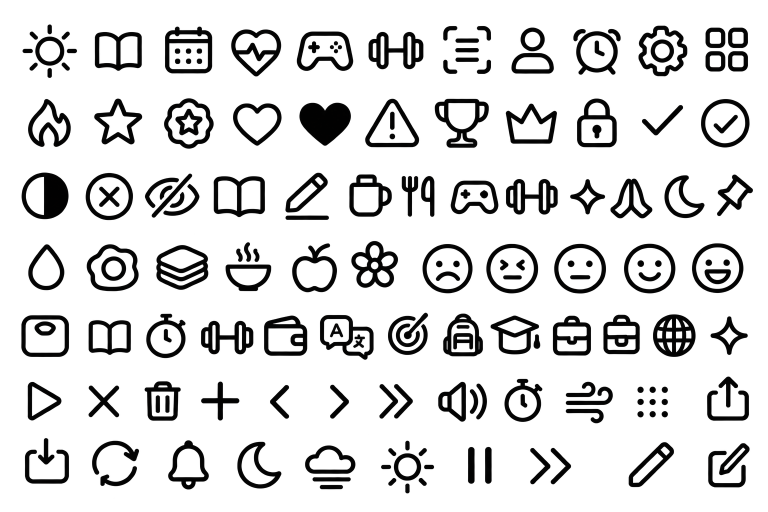
#> input picture design/icons-source.png, 1536 x 1024 px, found by its file name (shown at 1/2 size)
$ python make-ui-icons.py
#> lines starting #> are read from the running program, lines starting #| are printed output that depends on the picture
"""Slices design/icons-source.png (black icons on transparent, 7 rows) into
src/icons/png/<name>.png and writes src/icons/index.tsx.
Run from the repo root:  python3 design/make-ui-icons.py"""
from PIL import Image, ImageDraw, ImageChops
import os, re

SRC = 'design/icons-source.png'
OUT = 'src/icons/png'
CANVAS, SCALE = 120, 2  # every icon is centred on the same canvas so relative sizes are kept

# sheet order, row by row. None = not used by the app (duplicate or spare).
NAMES = [
    ['Sun', 'BookOpen', 'CalendarDays', 'HeartPulse', 'Gamepad2', 'Dumbbell', 'ScanText', 'UserRound', 'AlarmClock', 'Settings', 'LayoutGrid'],
    ['Flame', 'Star', 'Badge', 'Heart', 'HeartFill', 'TriangleAlert', 'Trophy', 'Crown', 'Lock', 'Check', 'CircleCheck'],
    ['CircleMinus', 'CircleX', 'EyeOff', None, 'PencilLine', 'Coffee', 'Utensils', None, None, 'Sparkles', 'HandHeart', 'Moon', 'Pin'],
    ['Droplet', 'EggFried', 'Sandwich', 'Soup', 'Apple', 'Flower2', 'Frown', 'Annoyed', 'Meh', 'Smile', 'Laugh'],
    ['Scale', None, 'Timer', None, 'Wallet', 'Languages', 'Target', 'Backpack', 'GraduationCap', 'Briefcase', 'BriefcaseBusiness', 'Globe', None],
    ['Play', 'X', 'Trash2', 'Plus', 'ChevronLeft', 'ChevronRight', 'ChevronsRight', 'Volume2', None, 'Wind', 'GripVertical', 'Download'],
    ['Upload', 'RotateCw', 'Bell', None, 'CloudFog', None, 'Pause', None, 'Pencil', 'SquarePen'],
]
# Download = the app's Export button (arrow leaving the tray); Upload = Import (arrow into the tray)
FILLED = ['Flame', 'Star', 'Droplet', 'Play']  # solid versions made by filling the outline
ROTATED = {'ChevronDown': ('ChevronRight', -90)}

im = Image.open(SRC).convert('RGBA')
#> im is the input picture: PIL image 1536x1024 RGBA; mean R, G, B, A 0.2, 0.1, 0, 36
a = im.getchannel('A')
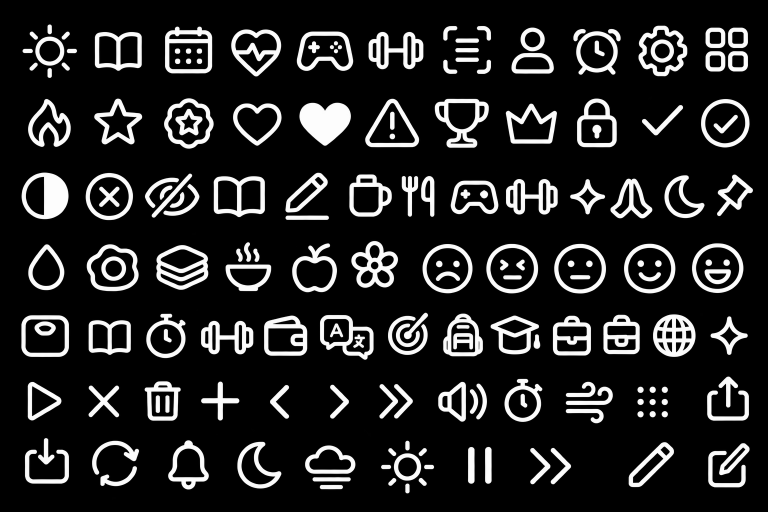
#> a: PIL image 1536x1024 L (shown at 1/2 size); min 0, max 254, mean 36
W, H = a.size
#> W = 1536; H = 1024
px = a.load()

rows, on = [], False
for y in range(H):
    has = any(px[x, y] > 40 for x in range(0, W, 2))
    if has and not on:
        s, on = y, True
    if not has and on:
        rows.append((s, y))
        on = False
#> this loop made 1024 passes
#> has on passes 1 to 12: False, False, False, False, False, False, False, False, False, False, False, False
#> after the loop, on = False; rows = [(49, 156), (196, 298), (345, 441), (482, 587), (625, 720), (753, 847), (876, 987)]; s = 876
assert len(rows) == len(NAMES), len(rows)

os.makedirs(OUT, exist_ok=True)
for f in os.listdir(OUT):
    os.remove(os.path.join(OUT, f))
made = {}


def kebab(n):
    return re.sub(r'(?<!^)(?=[A-Z0-9])', '-', n).lower()


def save(name, alpha):
    big = alpha.resize((CANVAS * SCALE, CANVAS * SCALE), Image.LANCZOS)
    big = big.point(lambda v: max(0, min(255, round((v - 96) * 255 / 64))))  # re-sharpen the edge after upscaling
    out = Image.new('RGBA', big.size, (0, 0, 0, 0))
    out.putalpha(big)
    out.save(f'{OUT}/{kebab(name)}.png', optimize=True)
    made[name] = alpha


for (y0, y1), names in zip(rows, NAMES):
    col = [any(px[x, y] > 40 for y in range(y0, y1)) for x in range(W)]
    segs, on = [], False
    for x in range(W):
        if col[x] and not on:
            s, on = x, True
        if not col[x] and on:
            segs.append([s, x])
            on = False
    groups = [[segs[0]]]
    for s in segs[1:]:
        if s[0] - groups[-1][-1][1] < 22:
            groups[-1].append(s)
        else:
            groups.append([s])
    while len(groups) < len(names):  # icons drawn close together: split at the widest inner gap
        gi = max(range(len(groups)), key=lambda i: groups[i][-1][1] - groups[i][0][0] if len(groups[i]) > 1 else -1)
        g = groups[gi]
        k = max(range(1, len(g)), key=lambda i: g[i][0] - g[i - 1][1])
        groups[gi : gi + 1] = [g[:k], g[k:]]
    assert len(groups) == len(names), (len(groups), names)
    for g, name in zip(groups, names):
        if not name:
            continue
        cell = a.crop((g[0][0], y0, g[-1][1], y1))
        cell = cell.crop(cell.point(lambda v: 255 if v > 40 else 0).getbbox())
        assert max(cell.size) <= CANVAS, (name, cell.size)
        sq = Image.new('L', (CANVAS, CANVAS), 0)
        sq.paste(cell, ((CANVAS - cell.width) // 2, (CANVAS - cell.height) // 2))
        save(name, sq)
#> this loop made 7 passes
#> (y0, y1) on passes 1 to 7: (49, 156), (196, 298), (345, 441), (482, 587), (625, 720), (753, 847), (876, 987)
#> pass 1, in save, `out.save(f'{OUT}/{kebab(name)}.png', optimize=True)`:
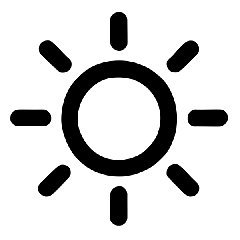
#> saved as sun.png: PIL image 240x240 RGBA; mean R, G, B, A 0, 0, 0, 44.5; transparent parts drawn white
#> after the loop:
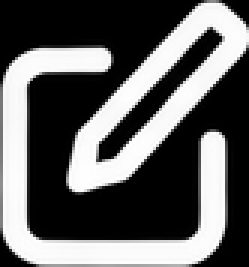
#> cell: PIL image 83x89 L (shown 3 times larger); min 0, max 254, mean 97.8
#> after the loop:
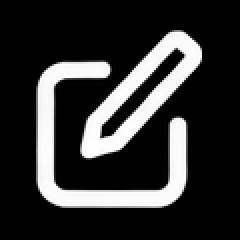
#> sq: PIL image 120x120 L (shown 2 times larger); min 0, max 254, mean 50.2
#> after the loop, s = [1416, 1499]

for name in FILLED:
    src = made[name]
    inv = src.point(lambda v: 0 if v > 110 else 255)  # white = not ink
    ImageDraw.floodfill(inv, (0, 0), 128)  # mark the outside
    inside = inv.point(lambda v: 255 if v == 255 else 0)
    save(name + 'Fill', ImageChops.lighter(src, inside))
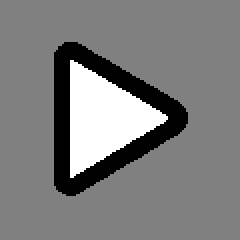
#> inv: PIL image 120x120 L (shown 2 times larger); min 0, max 255, mean 126.1
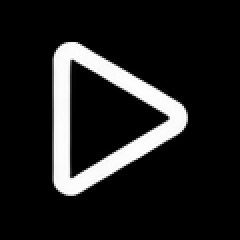
#> src: PIL image 120x120 L (shown 2 times larger); min 0, max 254, mean 30.4
for name, (base, deg) in ROTATED.items():
    save(name, made[base].rotate(deg))
#> this loop made 1 pass
#> pass 1, in save (call 76), `out.save(f'{OUT}/{kebab(name)}.png', optimize=True)`:
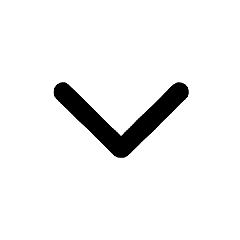
#> saved as chevron-down.png: PIL image 240x240 RGBA; mean R, G, B, A 0, 0, 0, 14.8; transparent parts drawn white

SOLID = {'Heart': 'HeartFill', **{n: n + 'Fill' for n in FILLED}}
names = sorted(n for n in made if not n.endswith('Fill'))
#> names = 71 items, first 6: 'AlarmClock', 'Annoyed', 'Apple', 'Backpack', 'Badge', 'Bell'
lines = [
    '// Generated by design/make-ui-icons.py from design/icons-source.png. Do not edit by hand.',
    "import { makeIcon } from './Icon'",
]
for n in sorted(made):
    lines.append(f"import {n[0].lower() + n[1:]}Url from './png/{kebab(n)}.png'")
#> this loop made 76 passes
#> after the loop, lines = 78 items
lines.append('')
lines.append("export type { IconProps, LucideIcon } from './Icon'")
for n in names:
    v = n[0].lower() + n[1:]
    solid = f", {SOLID[n][0].lower() + SOLID[n][1:]}Url" if n in SOLID else ''
    lines.append(f'export const {n} = makeIcon({v}Url{solid})')
#> this loop made 71 passes
#> after the loop, lines = 151 items
open('src/icons/index.tsx', 'w').write('\n'.join(lines) + '\n')
print(len(made), 'icons')
#| 76 icons
